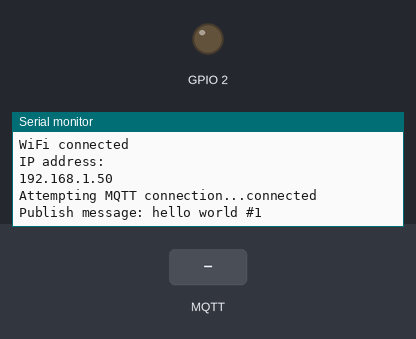
This sketch was run on a simulated ESP8266 (NodeMCU). On the bench: output pins drawn as LEDs (lit = HIGH), the last lines printed to the serial monitor. Inputs (shaded band) come from the test bench. WiFi joins after 1.5 s; servers stay silent unless stated; no MQTT or app messages arrive unless stated.

Above: at 2.7 s.
2.8 s: MQTT message "1" arrives on the first subscribed topic
At 3.7 s:
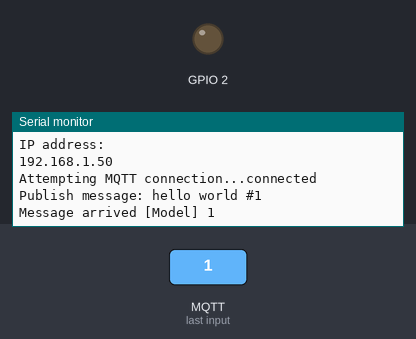
4.3 s: MQTT message "on" arrives on the first subscribed topic
At 4.8 s:
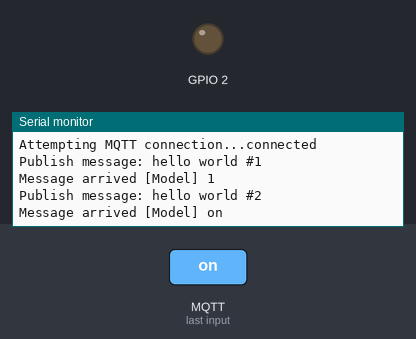
5.8 s: MQTT message "off" arrives on the first subscribed topic
At 5.96 s:
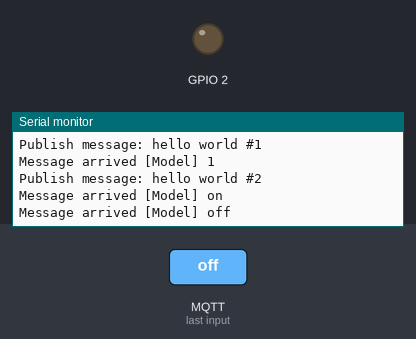
Timing chart, 0 to 8.8 s (numbered marks = the images above; inputs shaded):
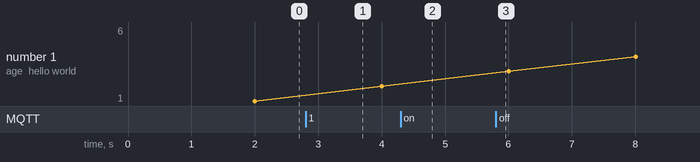

The sketch:

Mqtt_sub.ino
```cpp
#include <ESP8266WiFi.h>
#include <PubSubClient.h>

// Update these with values suitable for your network.


const char* ssid = "iptimeBM";  //와이파이 SSID
const char* password = "22022202";  //와이파이 pwd
const char* mqtt_server = "192.168.0.4"; //MQTT 브로커의 주소

WiFiClient espClient;
PubSubClient client(espClient);
long lastMsg = 0;
char msg[50];
int value = 0;

void setup() {
  pinMode(BUILTIN_LED, OUTPUT);     // Initialize the BUILTIN_LED pin as an output
  Serial.begin(115200);
  setup_wifi();
  client.setServer(mqtt_server, 1883);
  client.setCallback(callback);


  //{"model": "SmartPrediction", "time": "20221009 20:40:32", "predict": 1}
  client.subscribe("Model"); //Model 이라는 토픽을 구독하기로 설정
}

void setup_wifi() {

  delay(10);
  // We start by connecting to a WiFi network
  Serial.println();
  Serial.print("Connecting to ");
  Serial.println(ssid);

  WiFi.begin(ssid, password);

  while (WiFi.status() != WL_CONNECTED) {
    delay(500);
    Serial.print(".");
  }

  Serial.println("");
  Serial.println("WiFi connected");
  Serial.println("IP address: ");
  Serial.println(WiFi.localIP());
}
//subscribe 해온 메시지를 문자열로 만듬(byte -> 문자열)
void callback(char* topic, byte* payload, unsigned int length) {
  char str[length+1];

  Serial.print("Message arrived [");
  Serial.print(topic);
  Serial.print("] ");
  int i;
  for (i = 0; i < length; i++) {
    Serial.print((char)payload[i]);
    str[i] = (char)payload[i];
  }
  str[i] = 0; //Null termination
  Serial.println();

}

void reconnect() {
  // Loop until we're reconnected
  while (!client.connected()) {
    Serial.print("Attempting MQTT connection...");
    // Attempt to connect
    if (client.connect("ESP8266Client")) {
      Serial.println("connected");
      // Once connected, publish an announcement...
      client.publish("outTopic", "hello world");
      // ... and resubscribe
      client.subscribe("Model");
    } else {
      Serial.print("failed, rc=");
      Serial.print(client.state());
      Serial.println(" try again in 5 seconds");
      // Wait 5 seconds before retrying
      delay(5000);
    }
  }
}
void loop() {

  if (!client.connected()) {
    reconnect();
  }
  client.loop();

  long now = millis();
  if (now - lastMsg > 2000) {
    lastMsg = now;
    ++value;
    snprintf (msg, 75, "hello world #%ld", value);
    Serial.print("Publish message: ");
    Serial.println(msg);

    client.publish("outTopic", msg);
  }
}
```

Measured:
- after the input at 2.8 s, the serial monitor: prints a new line at once (image 1)
- after the input at 4.3 s, the serial monitor: prints a new line at once (image 2)
- after the input at 5.8 s, the serial monitor: prints a new line at once (image 3)
